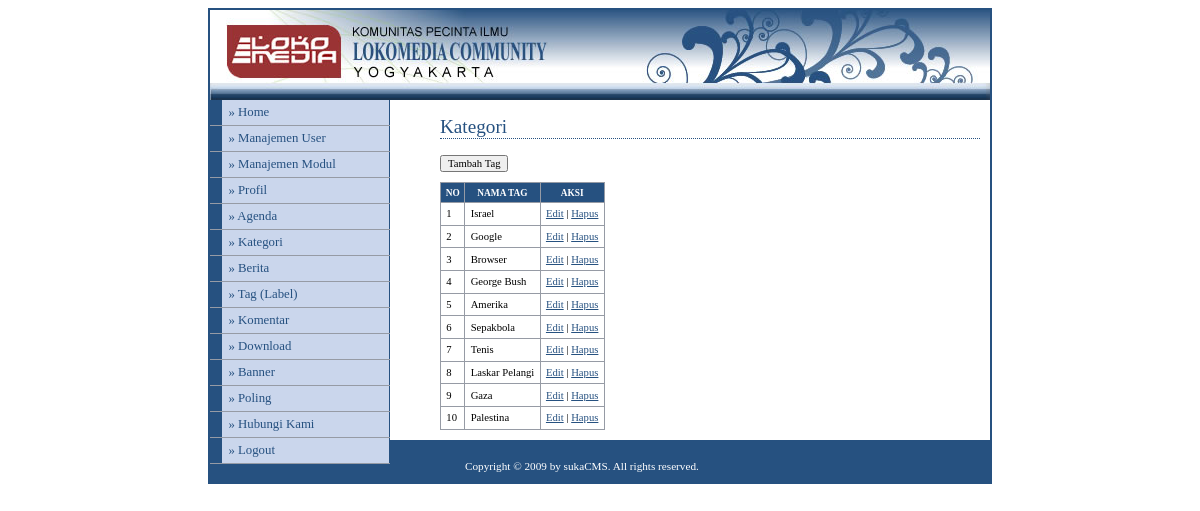
The app's page /adminweb/media.php?module=tag (signed in) with its own data.
### tables this page shows
CREATE TABLE `modul` (
  `id_modul` int(5) NOT NULL auto_increment,
  `nama_modul` varchar(50) NOT NULL,
  `link` varchar(100) NOT NULL,
  `static_content` text NOT NULL,
  `gambar` varchar(100) NOT NULL,
  `publish` enum('Y','N') NOT NULL,
  `status` enum('user','admin') NOT NULL,
  `aktif` enum('Y','N') NOT NULL,
  `urutan` int(5) NOT NULL,
  `link_seo` varchar(50) NOT NULL,
  PRIMARY KEY  (`id_modul`)
);

CREATE TABLE `tag` (
  `id_tag` int(5) NOT NULL auto_increment,
  `nama_tag` varchar(100) NOT NULL,
  `tag_seo` varchar(100) NOT NULL,
  `count` int(5) NOT NULL,
  PRIMARY KEY  (`id_tag`)
);

### adminweb/modul/mod_tag/tag.php (the view, shortened to what this page needs)
<?php
$aksi="modul/mod_tag/aksi_tag.php";
switch($_GET[act]){
  default:
    echo "<h2>Kategori</h2>
          <input type=button value='Tambah Tag'
          onclick=\"window.location.href='?module=tag&act=tambahtag';\">
          <table>
          <tr><th>no</th><th>nama tag</th><th>aksi</th></tr>";
    $tampil=mysql_query("SELECT * FROM tag ORDER BY id_tag DESC");
    $no=1;
    while ($r=mysql_fetch_array($tampil)){
       echo "<tr><td>$no</td>
             <td>$r[nama_tag]</td>
             <td><a href=?module=tag&act=edittag&id=$r[id_tag]>Edit</a> |
	               <a href=$aksi?module=tag&act=hapus&id=$r[id_tag]>Hapus</a>
             </td></tr>";
      $no++;
    }
    echo "</table>";
    break;
}
?>

### adminweb/menu.php (shortened to what this page needs)
<?php
if ($_SESSION[leveluser]=='admin'){
  $sql=mysql_query("select * from modul where aktif='Y' order by urutan");
}
else{
  $sql=mysql_query("select * from modul where status='user' and aktif='Y' order by urutan");
}
while ($m=mysql_fetch_array($sql)){
  echo "<li><a href='$m[link]'>&#187; $m[nama_modul]</a></li>";
}
?>

### adminweb/style.css (style rules this page uses)
body { font-family: Tahoma; text-align: center; }
#menu li { width: 180px; border-bottom: 1px solid #969BA5; margin: 0; padding: 0; font-size: 80%; vertical-align: bottom; }
#menu a:link, #menu a:visited { display: block; padding: 5px 5px 5px 0.5em; border-left: 12px solid #265180; border-right: 1px solid #265180; background-color: #CAD6EC; color: #265180; text-decoration: none; }
a:link,a:visited { color:#265180; }
h2 { font: normal 120% Georgia; color: #265180; background-color: transparent; border-bottom: 1px dotted #265180; }
table { font-family: Tahoma; font-size: 8pt; border-width: 1px; border-style: solid; border-color: #999999; border-collapse: collapse; margin: 10px 0px; }
th { color: #FFFFFF; font-size: 7pt; text-transform: uppercase; text-align: center; padding: 0.5em; border-width: 1px; border-style: solid; border-color: #969BA5; border-collapse: collapse; background-color: #265180; }
td { padding: 0.5em; vertical-align: top; border-width: 1px; border-style: solid; border-color: #969BA5; border-collapse: collapse; }
input,textarea,select { font-family: Tahoma; font-size: 8pt; }

### records on screen
modul: nama_modul "Manajemen User"
modul: nama_modul "Manajemen Modul"
modul: nama_modul "Profil"
modul: nama_modul "Agenda"
modul: nama_modul "Kategori"
modul: nama_modul "Berita"
modul: nama_modul "Tag (Label)"
modul: nama_modul "Komentar"
modul: nama_modul "Download"
modul: nama_modul "Banner"
modul: nama_modul "Poling"
modul: nama_modul "Hubungi Kami"
tag: nama_tag "Israel"
tag: nama_tag "Google"
tag: nama_tag "Browser"
tag: nama_tag "George Bush"
tag: nama_tag "Amerika"
tag: nama_tag "Sepakbola"
tag: nama_tag "Tenis"
tag: nama_tag "Laskar Pelangi"
tag: nama_tag "Gaza"
tag: nama_tag "Palestina"
